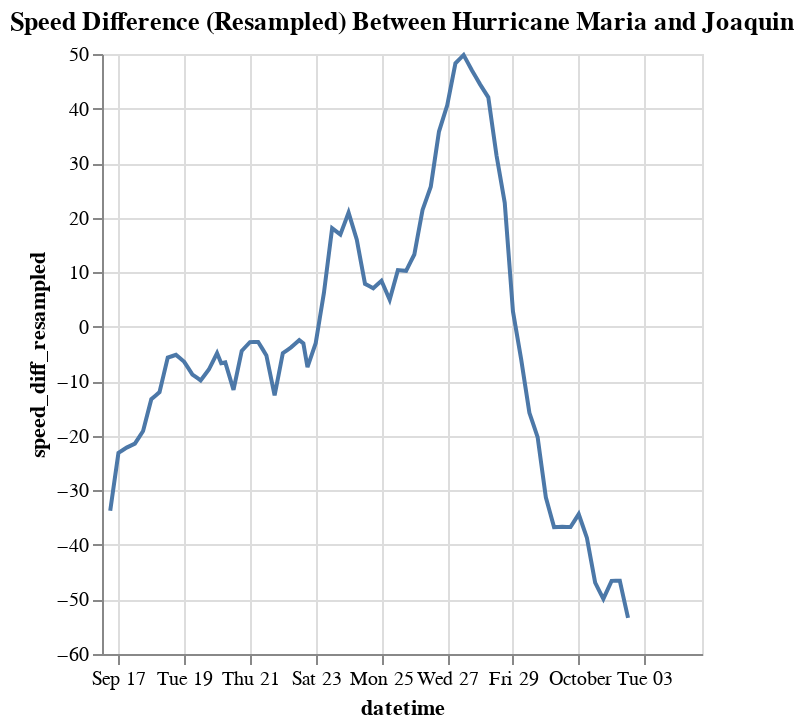

This figure's notebook cell:
### Code cell
# visulize the speed difference over time
vis_diff_resampled = alt.Chart(df_diff_resampled).mark_line().encode(
    x='datetime:T',
    y='speed_diff_resampled:Q'
).properties(
    title='Speed Difference (Resampled) Between Hurricane Maria and Joaquin'
)

vis_diff_resampled

### Figure 1 — Vega-Lite specification as saved in the notebook (floating-point values rounded to 4 significant figures; data arrays with more than 128 entries replaced by an {"elided": "..."} marker saying what was removed)
{"config": {"view": {"continuousWidth": 300, "continuousHeight": 300}}, "data": {"name": "data-269ea2522379bc3b4e8947b8897cd7a6"}, "mark": {"type": "line"}, "encoding": {"x": {"field": "datetime", "type": "temporal"}, "y": {"field": "speed_diff_resampled", "type": "quantitative"}}, "title": "Speed Difference (Resampled) Between Hurricane Maria and Joaquin", "$schema": "https://vega.github.io/schema/vega-lite/v5.16.3.json", "datasets": {"data-269ea2522379bc3b4e8947b8897cd7a6": {"elided": "147 records"}}}
